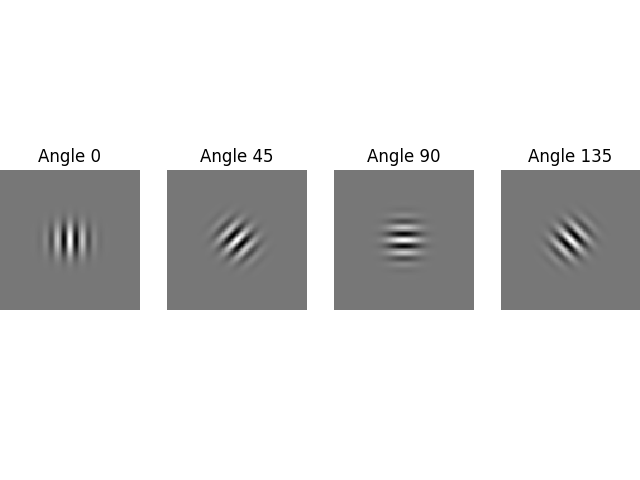

Write the Python code that produced this figure.
import cv2
import numpy as np
import matplotlib.pyplot as plt


# Gabor
def Gabor_filter(K_size=111, Sigma=10, Gamma=1.2, Lambda=10, Psi=0, angle=0):
	# get half size
	d = K_size // 2

	# prepare kernel
	gabor = np.zeros((K_size, K_size), dtype=np.float32)

	# each value
	for y in range(K_size):
		for x in range(K_size):
			# distance from center
			px = x - d
			py = y - d

			# degree -> radian
			theta = angle / 180. * np.pi

			# get kernel x
			_x = np.cos(theta) * px + np.sin(theta) * py

			# get kernel y
			_y = -np.sin(theta) * px + np.cos(theta) * py

			# fill kernel
			gabor[y, x] = np.exp(-(_x**2 + Gamma**2 * _y**2) / (2 * Sigma**2)) * np.cos(2*np.pi*_x/Lambda + Psi)

	# kernel normalization
	gabor /= np.sum(np.abs(gabor))

	return gabor


# define each angle
As = [0, 45, 90, 135]

# prepare pyplot
plt.subplots_adjust(left=0, right=1, top=1, bottom=0, hspace=0, wspace=0.2)

# each angle
for i, A in enumerate(As):
    # get gabor kernel
    gabor = Gabor_filter(K_size=111, Sigma=10, Gamma=1.2, Lambda=10, Psi=0, angle=A)

    # normalize to [0, 255]
    out = gabor - np.min(gabor)
    out /= np.max(out)
    out *= 255
    
    out = out.astype(np.uint8)
    plt.subplot(1, 4, i+1)
    plt.imshow(out, cmap='gray')
    plt.axis('off')
    plt.title("Angle "+str(A))

plt.savefig("out.png")
plt.show()
